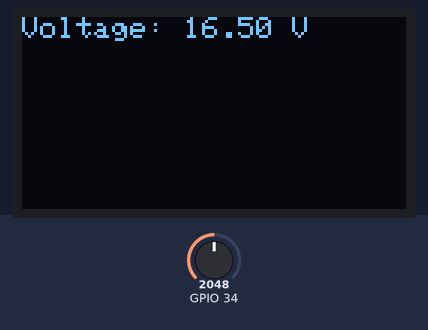
This sketch was run on a simulated ESP32. Shown: 128×64 one-colour display. The test bench sets the inputs (shaded band); at power-on: GPIO 34 = 2048. WiFi joins after 1.5 s; servers stay silent unless stated; no MQTT or app messages arrive unless stated.

Above: at 2.8 s.
2.9 s: GPIO 34 set to 2112
At 7.8 s:
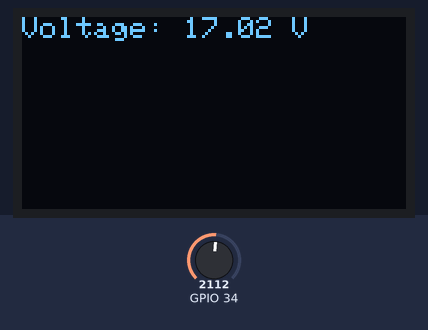
8.9 s: GPIO 34 set to 2866
At 12.6 s:
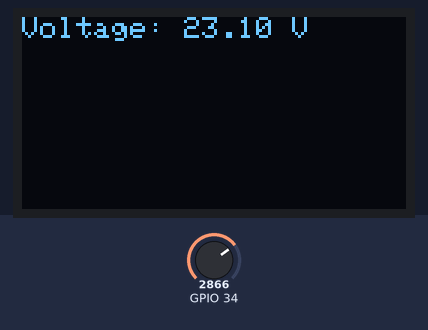
14.9 s: GPIO 34 set to 3603
At 17.4 s:
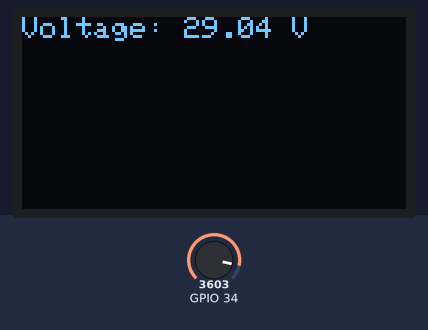
Timing chart, 0 to 18.9 s (numbered marks = the images above; inputs shaded):
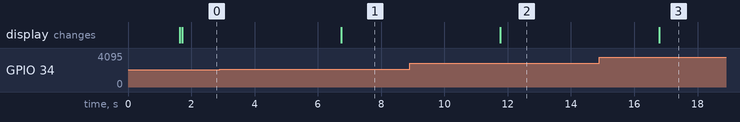

The sketch:

energy_meter.ino
```cpp
#include <WiFi.h>
#include <PubSubClient.h>
#include <Wire.h>
#include <Adafruit_SSD1306.h>

#define OLED_RESET     -1
Adafruit_SSD1306 display(128, 64, &Wire, OLED_RESET);

// Replace with your WiFi and MQTT credentials
const char* ssid = "YOUR_WIFI_SSID";
const char* password = "YOUR_WIFI_PASSWORD";
const char* mqtt_server = "broker.hivemq.com";

WiFiClient espClient;
PubSubClient client(espClient);

float readVoltage() {
  return analogRead(34) * (3.3 / 4095.0) * 10; // basic estimation
}

void setup_wifi() {
  delay(100);
  WiFi.begin(ssid, password);
  while (WiFi.status() != WL_CONNECTED) delay(500);
}

void reconnect() {
  while (!client.connected()) {
    client.connect("ESP32Client");
  }
}

void setup() {
  Serial.begin(115200);
  setup_wifi();
  client.setServer(mqtt_server, 1883);
  display.begin(SSD1306_SWITCHCAPVCC, 0x3C);
  display.clearDisplay();
}

void loop() {
  if (!client.connected()) reconnect();
  client.loop();
  float voltage = readVoltage();
  display.clearDisplay();
  display.setTextSize(1);
  display.setCursor(0, 0);
  display.print("Voltage: ");
  display.print(voltage);
  display.println(" V");
  display.display();
  client.publish("home/energy/voltage", String(voltage).c_str());
  delay(5000);
}
```

Measured:
- the behaviour switches between 2048 and 2049 on GPIO 34 (found by bisection; images 0 and 1)
- after the input at 2.9 s, the display: changes after 3.8 s (image 1)
- after the input at 8.9 s, the display: changes after 2.9 s (image 2)
- after the input at 14.9 s, the display: changes after 1.9 s (image 3)
